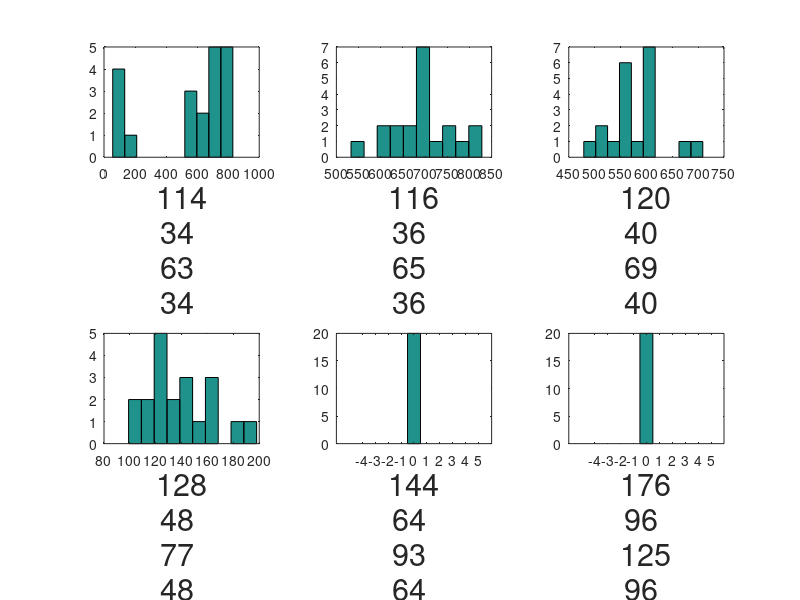

This figure's MATLAB source:
dimensions = [2,4,8,16,32,64];
results_toric = importdata("toric_general.txt");
fclose("all")
for i = 1:6
    subplot(2,3,i)
    hist(results_toric(:,i)./2)
    xlabel("p = "+dimensions(i),"FontSize", 22)
end